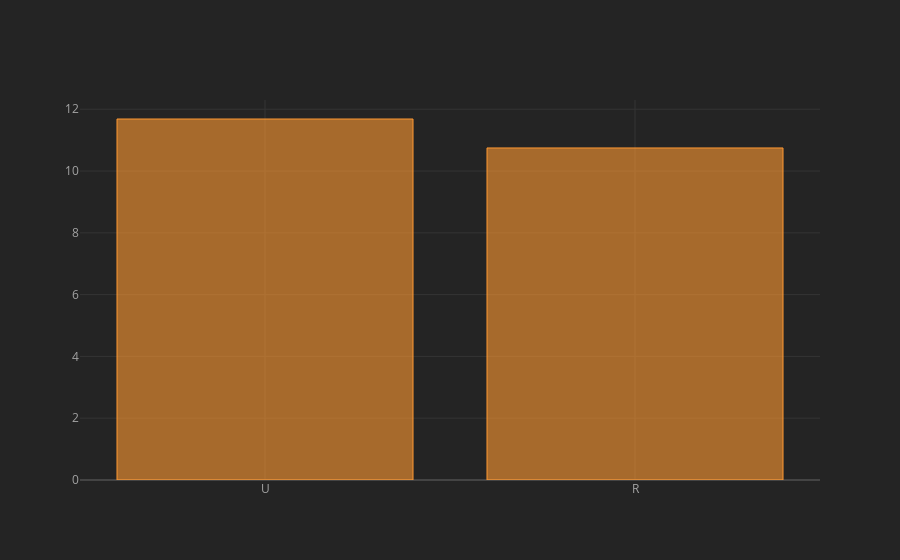

Here is the notebook cell this chart was saved with:
### Code cell
Address.G1.mean().sort_values(ascending=False).iplot(kind="bar")

### Figure 1 — Plotly figure (JSON) as saved in the notebook; plotly's stock layout.template omitted (floating-point values rounded to 4 significant figures)
{"data": [{"marker": {"color": "rgba(255, 153, 51, 0.6)", "line": {"color": "rgba(255, 153, 51, 1.0)", "width": 1}}, "name": "G1", "orientation": "v", "text": "", "type": "bar", "x": ["U", "R"], "y": [11.68, 10.75]}], "layout": {"legend": {"bgcolor": "#242424", "font": {"color": "#F4F4F4"}}, "paper_bgcolor": "#242424", "plot_bgcolor": "#242424", "title": {"font": {"color": "#F4F4F4"}}, "xaxis": {"gridcolor": "#343434", "showgrid": true, "tickfont": {"color": "#A4A4A4"}, "title": {"font": {"color": "#A4A4A4"}, "text": ""}, "zerolinecolor": "#444444"}, "yaxis": {"gridcolor": "#343434", "showgrid": true, "tickfont": {"color": "#A4A4A4"}, "title": {"font": {"color": "#A4A4A4"}, "text": ""}, "zerolinecolor": "#444444"}}}
